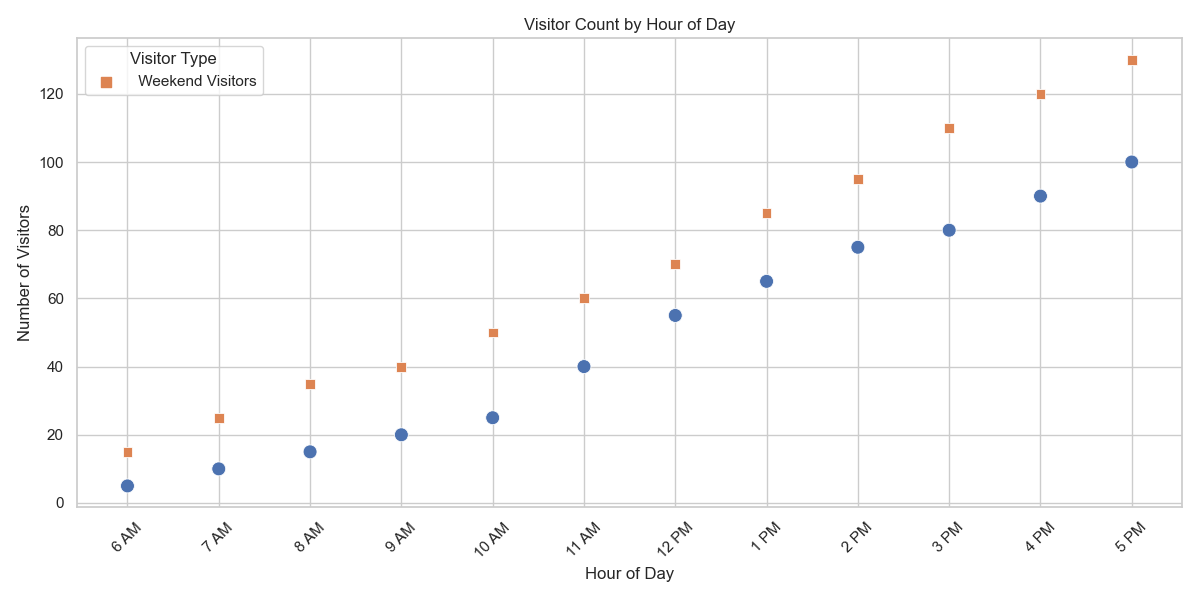

Generate this figure with Python:

import seaborn as sns
import pandas as pd
import matplotlib.pyplot as plt

# Given data
data = [
    {'Hour of Day': '6 AM', ' Weekday Visitors': 5, ' Weekend Visitors': 15},
    {'Hour of Day': '7 AM', ' Weekday Visitors': 10, ' Weekend Visitors': 25},
    {'Hour of Day': '8 AM', ' Weekday Visitors': 15, ' Weekend Visitors': 35},
    {'Hour of Day': '9 AM', ' Weekday Visitors': 20, ' Weekend Visitors': 40},
    {'Hour of Day': '10 AM', ' Weekday Visitors': 25, ' Weekend Visitors': 50},
    {'Hour of Day': '11 AM', ' Weekday Visitors': 40, ' Weekend Visitors': 60},
    {'Hour of Day': '12 PM', ' Weekday Visitors': 55, ' Weekend Visitors': 70},
    {'Hour of Day': '1 PM', ' Weekday Visitors': 65, ' Weekend Visitors': 85},
    {'Hour of Day': '2 PM', ' Weekday Visitors': 75, ' Weekend Visitors': 95},
    {'Hour of Day': '3 PM', ' Weekday Visitors': 80, ' Weekend Visitors': 110},
    {'Hour of Day': '4 PM', ' Weekday Visitors': 90, ' Weekend Visitors': 120},
    {'Hour of Day': '5 PM', ' Weekday Visitors': 100, ' Weekend Visitors': 130}
]

# Create DataFrame
df = pd.DataFrame(data)

# Melt the DataFrame to format it for sns.scatterplot
df_melted = df.melt(id_vars='Hour of Day', var_name='Type', value_name='Visitors')

# Plotting
sns.set_theme(style="whitegrid")
plt.figure(figsize=(12, 6))

scatter = sns.scatterplot(
    data=df_melted,
    x='Hour of Day',
    y='Visitors',
    hue='Type',
    style='Type',
    size='Type',
    sizes=(50, 100),
    palette='deep',
    markers=['o', 's']
)

# Improve the legend
handles, labels = scatter.get_legend_handles_labels()
scatter.legend(handles=handles[1:], labels=labels[1:], title='Visitor Type')

plt.title('Visitor Count by Hour of Day')
plt.xlabel('Hour of Day')
plt.ylabel('Number of Visitors')
plt.xticks(rotation=45)  # Rotate x-axis labels for better readability
plt.tight_layout()

# Show the plot
plt.show()
